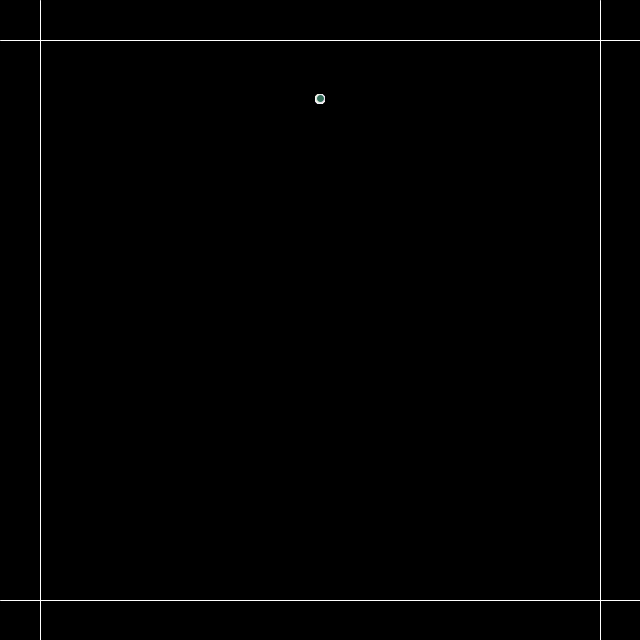
Frame 1 (no input)
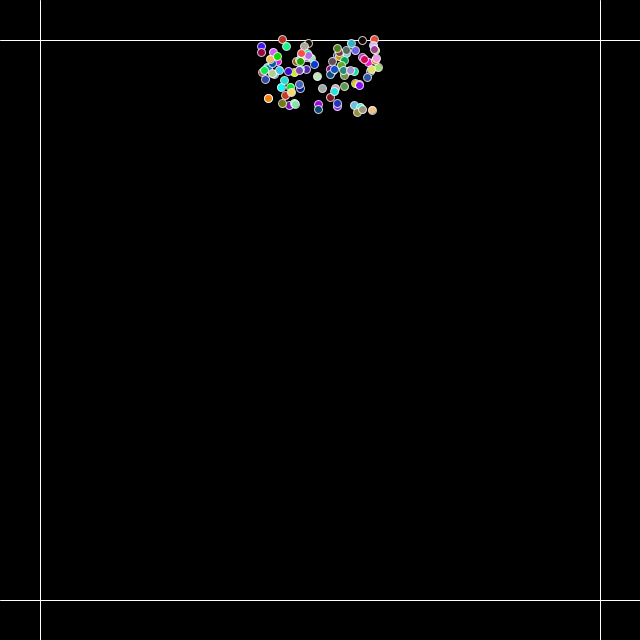
Frame 60 (the mouse pressed at the canvas centre just before this capture)
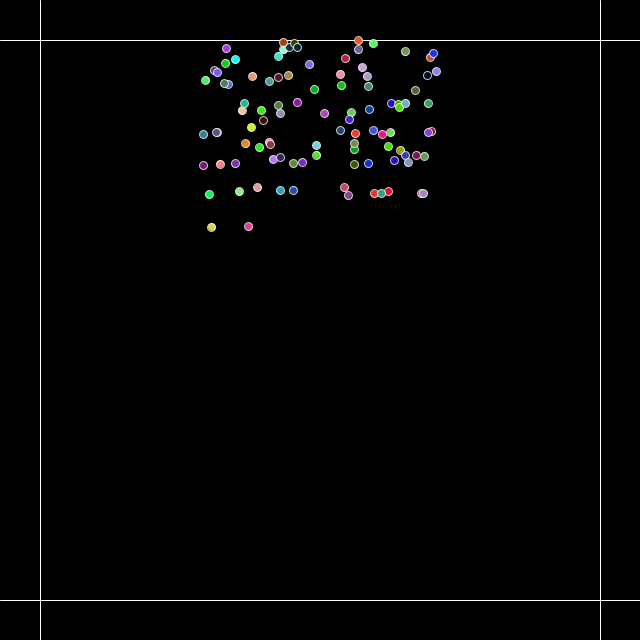
Frame 120 (the mouse held since frame 60 and released just before this capture)

The Processing sketch that drew these frames (run headless with seeded random() and noise(); from frame 60 on, the mouse is pressed at the canvas centre):

// Processing sketch: ParticleSim
// ── ParticleSim.pde
boolean showWalls = true;
boolean isForce = true;
float collisionForce = 0.5;

ParticleSystem ps;

void setup() {
  size(640,640);
  ps = new ParticleSystem(new PVector(width/2,100));
  for (int i=0; i<100; i++)
  {
    ps.addParticle();
  }
}

void draw() {
  
  background(0);
  stroke(255);
  if (showWalls){
    line(0,600, 640,600); //Bottom Wall
    line(0,40, 640,40);  //Top Wall
    line(40,0, 40,640); //Left Wall
    line(600,0, 600,640); //Right Wall
  }
  ps.run();
}



// ── Particles.pde
// A class to describe a group of Particles
// An ArrayList is used to manage the list of Particles 
class ParticleSystem {
  ArrayList<Particle> particles;
  PVector origin;

  ParticleSystem(PVector location) {
    origin = location.get();
    particles = new ArrayList<Particle>();
  }

  void addParticle() {
    particles.add(new Particle(origin));
  }

  void run() {
    for (int i = particles.size()-1; i >= 0; i--) {
      Particle p = particles.get(i);
      p.run();
//      if (p.isDead()) {
//        particles.remove(i);
//      }
    }
  }
}

// A simple Particle class
class Particle {
  PVector location;
  PVector velocity;
  PVector acceleration;
  float lifespan;

  Particle(PVector l) {
    acceleration = new PVector(0,0.01); //Gravity
    velocity = new PVector(random(-1,1),random(-2,0));
    location = l.get();
    lifespan = 255.0;
  }

  void run() {
    update();
    display();
  }

  // Method to update location
  void update() {
    wallCheck();
    velocity.add(acceleration);
    location.add(velocity);
    lifespan -= 1.0;
  }

  // Method to display
  void display() {
    stroke(255, 200);
    fill(random(0,255),random(0,255),random(0,255));
    ellipse(location.x,location.y,8,8);
  }
  
  void wallCheck(){
    if (location.y >= 600)
    {
      if (isForce) velocity.add(new PVector(0, -collisionForce));
      else velocity.set(velocity.x, -velocity.y);
    } 
    else if (location.y <= 40)
    {
      if (isForce) velocity.add(new PVector(0, collisionForce));
      else velocity.set(velocity.x, -velocity.y);
    }
    else if (location.x <= 40)
    {
      if (isForce) velocity.add(new PVector(collisionForce, 0));
      else velocity.set(-velocity.x, velocity.y);
    }
    else if (location.x >= 600)
    {
      if (isForce) velocity.add(new PVector(-collisionForce, 0));
      else velocity.set(-velocity.x, velocity.y);
    }
  }
  
  // Is the particle still useful?
  boolean isDead() {
    if (lifespan < 0.0) {
      return true;
    } else {
      return false;
    }
  }
}
